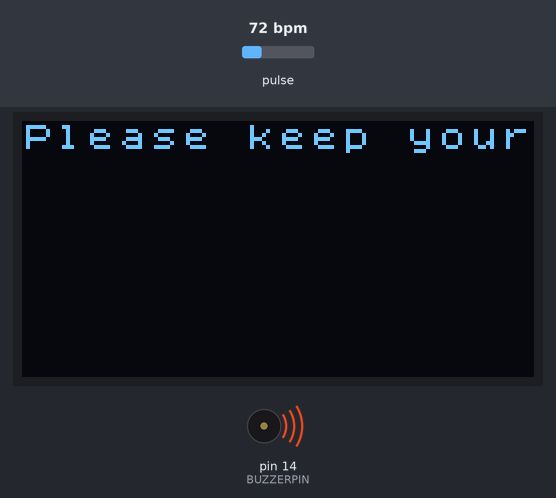
The sketch below on a simulated Arduino Uno, built with avr-gcc and run on an emulated ATmega328P. On the bench: 128×64 one-colour display, buzzer (waves = sounding, pin HIGH). The inputs (shaded band) are chosen by the test bench; at power-on: pulse 72 bpm.

Above: at 2.2 s.
At 5.7 s:
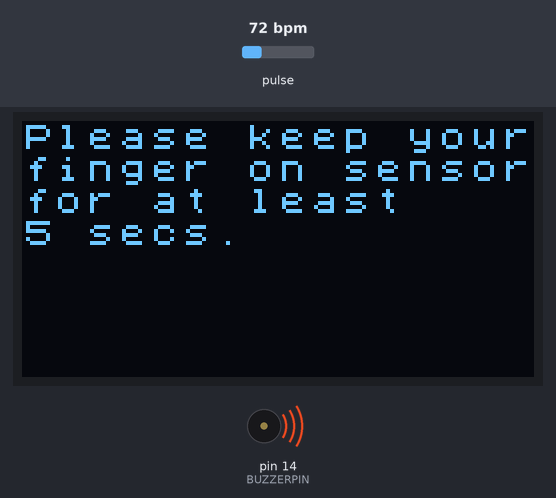
5.8 s: pulse set to 42 bpm
At 9.1 s:
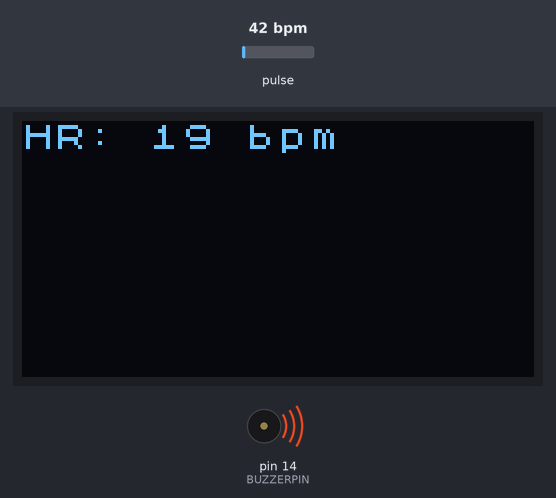
At 10.5 s:
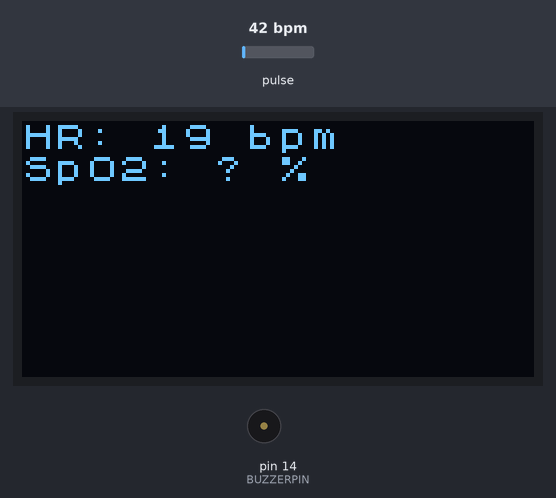
Timing chart, 0 to 12.0 s (numbered marks = the images above; inputs shaded):
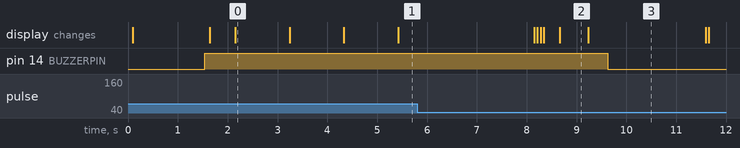

Measured:
- what the display in image 0 shows lasts 1.0 s, from 2.2 s to 3.2 s
- what the display in image 2 shows lasts 0.5 s, from 8.7 s to 9.2 s

The sketch:

SpO2.ino
```cpp
#include <Arduino.h>
#include <Wire.h>
#include "MAX30105.h" //sparkfun MAX3010X library
#include <U8x8lib.h>
#include "heartRate.h"

#define OLED_SCK_PIN 5
#define OLED_SDA_PIN 4
U8X8_SH1106_128X64_NONAME_HW_I2C u8x8(/* reset=*/ U8X8_PIN_NONE, OLED_SCK_PIN, OLED_SDA_PIN);
#define U8LOG_WIDTH 16
#define U8LOG_HEIGHT 8
uint8_t u8log_buffer[U8LOG_WIDTH*U8LOG_HEIGHT];
U8X8LOG u8x8log;
#define BUZZERPIN 14

MAX30105 particleSensor;
///////////////////////////////////////////////////////////////////////////////////
const byte RATE_SIZE = 4; //Increase this for more averaging. 4 is good.
byte rates[RATE_SIZE]; //Array of heart rates
byte rateSpot = 0;
long lastBeat = 0; //Time at which the last beat occurred
float beatsPerMinute;
int beatAvg;
long lastprint = 0;
long lastNoFinger = 0;
long startFingerOn = 0;
bool fingeron = false;
double oxi;
long lastBuzz = 0;

double avered = 0; double aveir = 0;
double sumirrms = 0;
double sumredrms = 0;
int i = 0;
int Num = 100;//calculate SpO2 by this sampling interval

double ESpO2 = 93.0;//initial value of estimated SpO2
double FSpO2 = 0.7; //filter factor for estimated SpO2
double frate = 0.95; //low pass filter for IR/red LED value to eliminate AC component
#define TIMETOBOOT 2000 // wait for this time(msec) to output SpO2
#define SAMPLING 1 //if you want to see heart beat more precisely , set SAMPLING to 1
#define MINIMUM_SPO2 0.0


void output() {
  u8x8log.print("\f");
  u8x8log.printf("HR: %d bpm\n",beatAvg);
  u8x8log.printf("SpO2: %.1lf %%\n",oxi);
  if(fingeron && oxi < 95) digitalWrite(BUZZERPIN, LOW);
  else digitalWrite(BUZZERPIN, HIGH);
}
void setup()
{
  u8x8.begin();
  u8x8.setFont(u8x8_font_chroma48medium8_r);
  u8x8log.begin(u8x8, U8LOG_WIDTH, U8LOG_HEIGHT, u8log_buffer);
  u8x8log.setRedrawMode(0);	// 0: Update screen with newline, 1: Update screen for every char
  u8x8log.print("Initializing..\n");
  delay(1000);

  pinMode(BUZZERPIN, OUTPUT);
  digitalWrite(BUZZERPIN,HIGH);
  Serial.begin(115200);

  // Initialize sensor
  if (!particleSensor.begin(Wire, I2C_SPEED_FAST)) //Use default I2C port, 400kHz speed
  {
    u8x8log.print("MAX30102 was not found. Please check wiring/power and restart.\n");
    while (1);
  }

  //Setup to sense a nice looking saw tooth on the plotter
  byte ledBrightness = 70; //Options: 0=Off to 255=50mA
  byte sampleAverage = 4; //Options: 1, 2, 4, 8, 16, 32
  byte ledMode = 2; //Options: 1 = Red only, 2 = Red + IR, 3 = Red + IR + Green
  int sampleRate = 200; //Options: 50, 100, 200, 400, 800, 1000, 1600, 3200
  int pulseWidth = 411; //Options: 69, 118, 215, 411
  int adcRange = 4096; //Options: 2048, 4096, 8192, 16384
  // Set up the wanted parameters
  particleSensor.setup(ledBrightness, sampleAverage, ledMode, sampleRate, pulseWidth, adcRange); //Configure sensor with these settings
}

void loop()
{

  uint32_t ir, red;
  double fred, fir;
  double SpO2 = 0; //raw SpO2 before low pass filtered

  particleSensor.check(); //Check the sensor, read up to 3 samples

  while (particleSensor.available()) {//do we have new data
      long timeStartCalcSPO2 = millis();
      red = particleSensor.getFIFORed(); //Sparkfun's MAX30105
      ir = particleSensor.getFIFOIR();  //Sparkfun's MAX30105
      i++;
      fred = (double)red;
      fir = (double)ir;
      avered = avered * frate + (double)red * (1.0 - frate);//average red level by low pass filter
      aveir = aveir * frate + (double)ir * (1.0 - frate); //average IR level by low pass filter
      sumredrms += (fred - avered) * (fred - avered); //square sum of alternate component of red level
      sumirrms += (fir - aveir) * (fir - aveir);//square sum of alternate component of IR level

      if ((i % SAMPLING) == 0) {//slow down graph plotting speed for arduino Serial plotter by thin out
        if (ir < 50000) ESpO2 = MINIMUM_SPO2; //indicator for finger detached
        if (ESpO2 <= -1) ESpO2 = 0;
        if (ESpO2 > 100) ESpO2 = 100;

        oxi = ESpO2;

        //Serial.print(" Oxygen % = ");
        //Serial.println(ESpO2); //low pass filtered SpO2
      }
      if ((i % Num) == 0) {
        double R = (sqrt(sumredrms) / avered) / (sqrt(sumirrms) / aveir);
        // Serial.println(R);
        SpO2 = -23.3 * (R - 0.4) + 100; //http://ww1.microchip.com/downloads/jp/AppNotes/00001525B_JP.pdf
        ESpO2 = FSpO2 * ESpO2 + (1.0 - FSpO2) * SpO2;//low pass filter
        //  Serial.print(SpO2);Serial.print(",");Serial.println(ESpO2);
        //Serial.print(" Oxygen2 % = ");
        //Serial.println(ESpO2); //low pass filtered SpO2
        sumredrms = 0.0; sumirrms = 0.0; i = 0;
        if(millis() - startFingerOn > 5000 && fingeron) output();
        break;
      }
      particleSensor.nextSample(); //We're finished with this sample so move to next sample
      //Serial.println(SpO2);

       //////////////////////////////////////////////////////////////////////////////
      long irHR = particleSensor.getIR();
      if(irHR >= 50000){
        if(fingeron == false) {
          startFingerOn = millis();
          u8x8log.print("\f");
          u8x8log.println("Please keep your");
          u8x8log.println("finger on sensor");
          u8x8log.println("for at least");
          u8x8log.println("5 secs.");
          fingeron = true;
        }

        if (checkForBeat(irHR)) {    //If a heart beat is detected
          long timeDetectHeartBeat = millis();
          long delta = timeDetectHeartBeat - lastBeat - (timeDetectHeartBeat - timeStartCalcSPO2);                   //Measure duration between two beats

          beatsPerMinute = 60 / (delta / 1000.0);           //Calculating the BPM

          if (beatsPerMinute < 255 && beatsPerMinute > 20)               //To calculate the average we strore some values (4) then do some math to calculate the average
          {
            rates[rateSpot++] = (byte)beatsPerMinute; //Store this reading in the array
            rateSpot %= RATE_SIZE; //Wrap variable

            //Take average of readings
            beatAvg = 0;
            for (byte x = 0 ; x < RATE_SIZE ; x++)
              beatAvg += rates[x];
            beatAvg /= RATE_SIZE;
          }

          lastBeat = millis();
        }
        // Serial.print("IR=");
        // Serial.print(irHR);
        // Serial.print(", BPM=");
        // Serial.print(beatsPerMinute);
        // Serial.print(", Avg BPM=");
        // Serial.println(beatAvg);
      }
      else {       //If no finger is detected it inform the user and put the average BPM to 0 or it will be stored for the next measure
        beatAvg=0;
        fingeron = false;
        if(millis() - lastNoFinger > 1000) {
          lastNoFinger = millis();
          u8x8log.print("\f");
          u8x8log.println("No finger");
        }
        digitalWrite(BUZZERPIN,HIGH);
      }

  }
}
```
